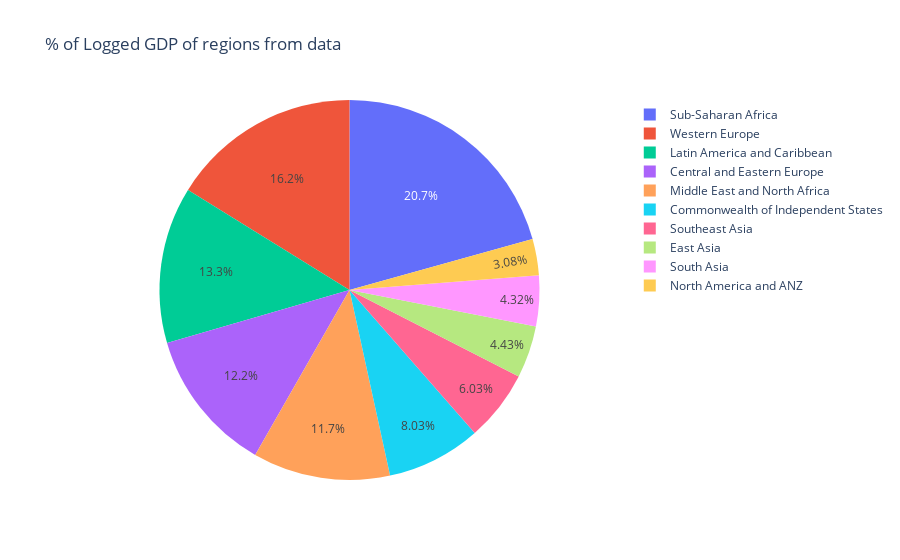

The notebook cell saved with this chart:
### Code cell
fig = px.pie(df, values='Logged GDP per capita', names='Regional indicator', title='% of Logged GDP of regions from data')
fig.show()

### Figure 1 — Plotly figure (JSON) as saved in the notebook; plotly's stock layout.template omitted (floating-point values rounded to 4 significant figures; data arrays with more than 128 entries replaced by an {"elided": "..."} marker saying what was removed)
{"data": [{"domain": {"x": [0, 1], "y": [0, 1]}, "hovertemplate": "Regional indicator=%{label}<br>Logged GDP per capita=%{value}<extra></extra>", "labels": {"elided": "149 str values"}, "legendgroup": "", "name": "", "showlegend": true, "type": "pie", "values": {"elided": "149 float values"}}], "layout": {"legend": {"tracegroupgap": 0}, "title": {"text": "% of Logged GDP of regions from data"}}}
